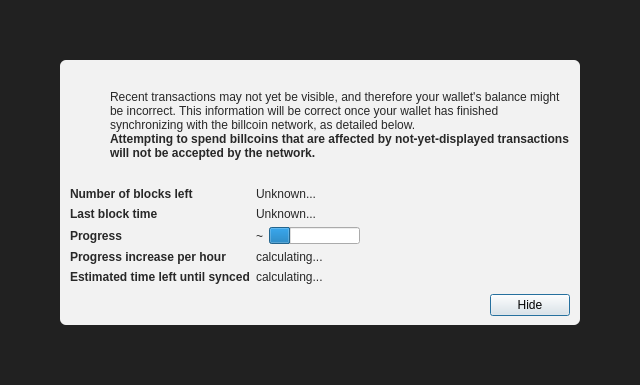
<?xml version="1.0" encoding="UTF-8"?>
<ui version="4.0">
 <class>ModalOverlay</class>
 <widget class="ModalOverlay" name="ModalOverlay">
  <property name="geometry">
   <rect>
    <x>0</x>
    <y>0</y>
    <width>640</width>
    <height>385</height>
   </rect>
  </property>
  <property name="windowTitle">
   <string>Form</string>
  </property>
  <layout class="QVBoxLayout" name="verticalLayout" stretch="0">
   <property name="sizeConstraint">
    <enum>QLayout::SetDefaultConstraint</enum>
   </property>
   <property name="leftMargin">
    <number>0</number>
   </property>
   <property name="topMargin">
    <number>0</number>
   </property>
   <property name="rightMargin">
    <number>0</number>
   </property>
   <property name="bottomMargin">
    <number>0</number>
   </property>
   <item>
    <widget class="QWidget" name="bgWidget" native="true">
     <property name="styleSheet">
      <string notr="true">#bgWidget { background: rgba(0,0,0,220); }</string>
     </property>
     <layout class="QVBoxLayout" name="verticalLayoutMain" stretch="1">
      <property name="leftMargin">
       <number>60</number>
      </property>
      <property name="topMargin">
       <number>60</number>
      </property>
      <property name="rightMargin">
       <number>60</number>
      </property>
      <property name="bottomMargin">
       <number>60</number>
      </property>
      <item>
       <widget class="QWidget" name="contentWidget" native="true">
        <property name="styleSheet">
         <string notr="true">#contentWidget { background: rgba(255,255,255,240); border-radius: 6px; }

QLabel { color: rgb(40,40,40);  }</string>
        </property>
        <layout class="QVBoxLayout" name="verticalLayoutSub" stretch="1,0,0,0">
         <property name="spacing">
          <number>0</number>
         </property>
         <property name="leftMargin">
          <number>10</number>
         </property>
         <property name="topMargin">
          <number>10</number>
         </property>
         <property name="rightMargin">
          <number>10</number>
         </property>
         <property name="bottomMargin">
          <number>10</number>
         </property>
         <item>
          <layout class="QHBoxLayout" name="horizontalLayoutIconText" stretch="0,1">
           <property name="topMargin">
            <number>20</number>
           </property>
           <item>
            <layout class="QVBoxLayout" name="verticalLayoutIcon">
             <property name="leftMargin">
              <number>0</number>
             </property>
             <item>
              <widget class="QPushButton" name="warningIcon">
               <property name="enabled">
                <bool>false</bool>
               </property>
               <property name="text">
                <string/>
               </property>
               <property name="icon">
                <iconset>
                 <normaloff>:/icons/warning</normaloff>
                 <disabledoff>:/icons/warning</disabledoff>:/icons/warning</iconset>
               </property>
               <property name="iconSize">
                <size>
                 <width>48</width>
                 <height>48</height>
                </size>
               </property>
               <property name="flat">
                <bool>true</bool>
               </property>
              </widget>
             </item>
             <item>
              <spacer name="verticalSpacerWarningIcon">
               <property name="orientation">
                <enum>Qt::Vertical</enum>
               </property>
               <property name="sizeHint" stdset="0">
                <size>
                 <width>20</width>
                 <height>40</height>
                </size>
               </property>
              </spacer>
             </item>
            </layout>
           </item>
           <item>
            <layout class="QVBoxLayout" name="verticalLayoutInfoText">
             <property name="leftMargin">
              <number>0</number>
             </property>
             <property name="topMargin">
              <number>0</number>
             </property>
             <item>
              <widget class="QLabel" name="infoText">
               <property name="text">
                <string>Recent transactions may not yet be visible, and therefore your wallet's balance might be incorrect. This information will be correct once your wallet has finished synchronizing with the billcoin network, as detailed below.</string>
               </property>
               <property name="textFormat">
                <enum>Qt::RichText</enum>
               </property>
               <property name="wordWrap">
                <bool>true</bool>
               </property>
              </widget>
             </item>
             <item>
              <widget class="QLabel" name="infoTextStrong">
               <property name="font">
                <font>
                 <weight>75</weight>
                 <bold>true</bold>
                </font>
               </property>
               <property name="text">
                <string>Attempting to spend billcoins that are affected by not-yet-displayed transactions will not be accepted by the network.</string>
               </property>
               <property name="textFormat">
                <enum>Qt::RichText</enum>
               </property>
               <property name="wordWrap">
                <bool>true</bool>
               </property>
              </widget>
             </item>
             <item>
              <spacer name="verticalSpacerInTextSpace">
               <property name="orientation">
                <enum>Qt::Vertical</enum>
               </property>
               <property name="sizeHint" stdset="0">
                <size>
                 <width>20</width>
                 <height>40</height>
                </size>
               </property>
              </spacer>
             </item>
            </layout>
           </item>
          </layout>
         </item>
         <item>
          <spacer name="verticalSpacerAfterText">
           <property name="orientation">
            <enum>Qt::Vertical</enum>
           </property>
           <property name="sizeHint" stdset="0">
            <size>
             <width>20</width>
             <height>40</height>
            </size>
           </property>
          </spacer>
         </item>
         <item>
          <layout class="QFormLayout" name="formLayout">
           <property name="fieldGrowthPolicy">
            <enum>QFormLayout::FieldsStayAtSizeHint</enum>
           </property>
           <property name="horizontalSpacing">
            <number>6</number>
           </property>
           <property name="verticalSpacing">
            <number>6</number>
           </property>
           <property name="topMargin">
            <number>10</number>
           </property>
           <item row="0" column="0">
            <widget class="QLabel" name="labelNumberOfBlocksLeft">
             <property name="font">
              <font>
               <weight>75</weight>
               <bold>true</bold>
              </font>
             </property>
             <property name="text">
              <string>Number of blocks left</string>
             </property>
            </widget>
           </item>
           <item row="0" column="1">
            <widget class="QLabel" name="numberOfBlocksLeft">
             <property name="text">
              <string>Unknown...</string>
             </property>
            </widget>
           </item>
           <item row="1" column="0">
            <widget class="QLabel" name="labelLastBlockTime">
             <property name="font">
              <font>
               <weight>75</weight>
               <bold>true</bold>
              </font>
             </property>
             <property name="text">
              <string>Last block time</string>
             </property>
            </widget>
           </item>
           <item row="1" column="1">
            <widget class="QLabel" name="newestBlockDate">
             <property name="sizePolicy">
              <sizepolicy hsizetype="Maximum" vsizetype="Preferred">
               <horstretch>0</horstretch>
               <verstretch>0</verstretch>
              </sizepolicy>
             </property>
             <property name="text">
              <string>Unknown...</string>
             </property>
            </widget>
           </item>
           <item row="2" column="0">
            <widget class="QLabel" name="labelSyncDone">
             <property name="font">
              <font>
               <weight>75</weight>
               <bold>true</bold>
              </font>
             </property>
             <property name="text">
              <string>Progress</string>
             </property>
            </widget>
           </item>
           <item row="2" column="1">
            <layout class="QHBoxLayout" name="horizontalLayoutSync" stretch="0,1">
             <item>
              <widget class="QLabel" name="percentageProgress">
               <property name="text">
                <string notr="true">~</string>
               </property>
              </widget>
             </item>
             <item>
              <widget class="QProgressBar" name="progressBar">
               <property name="value">
                <number>24</number>
               </property>
               <property name="format">
                <string/>
               </property>
              </widget>
             </item>
            </layout>
           </item>
           <item row="4" column="0">
            <widget class="QLabel" name="labelProgressIncrease">
             <property name="font">
              <font>
               <weight>75</weight>
               <bold>true</bold>
              </font>
             </property>
             <property name="text">
              <string>Progress increase per hour</string>
             </property>
            </widget>
           </item>
           <item row="4" column="1">
            <widget class="QLabel" name="progressIncreasePerH">
             <property name="text">
              <string>calculating...</string>
             </property>
            </widget>
           </item>
           <item row="5" column="0">
            <widget class="QLabel" name="labelEstimatedTimeLeft">
             <property name="font">
              <font>
               <weight>75</weight>
               <bold>true</bold>
              </font>
             </property>
             <property name="text">
              <string>Estimated time left until synced</string>
             </property>
            </widget>
           </item>
           <item row="5" column="1">
            <widget class="QLabel" name="expectedTimeLeft">
             <property name="text">
              <string>calculating...</string>
             </property>
            </widget>
           </item>
          </layout>
         </item>
         <item>
          <layout class="QHBoxLayout" name="horizontalLayoutButtons">
           <property name="leftMargin">
            <number>10</number>
           </property>
           <property name="topMargin">
            <number>10</number>
           </property>
           <item>
            <spacer name="horizontalSpacer">
             <property name="orientation">
              <enum>Qt::Horizontal</enum>
             </property>
             <property name="sizeHint" stdset="0">
              <size>
               <width>40</width>
               <height>20</height>
              </size>
             </property>
            </spacer>
           </item>
           <item>
            <widget class="QPushButton" name="closeButton">
             <property name="text">
              <string>Hide</string>
             </property>
             <property name="focusPolicy">
              <enum>Qt::StrongFocus</enum>
             </property>
             <property name="default">
              <bool>true</bool>
             </property>
            </widget>
           </item>
          </layout>
         </item>
        </layout>
       </widget>
      </item>
     </layout>
    </widget>
   </item>
  </layout>
 </widget>
 <customwidgets>
  <customwidget>
   <class>ModalOverlay</class>
   <extends>QWidget</extends>
   <header>qt/modaloverlay.h</header>
   <container>1</container>
  </customwidget>
 </customwidgets>
 <resources/>
 <connections/>
</ui>
